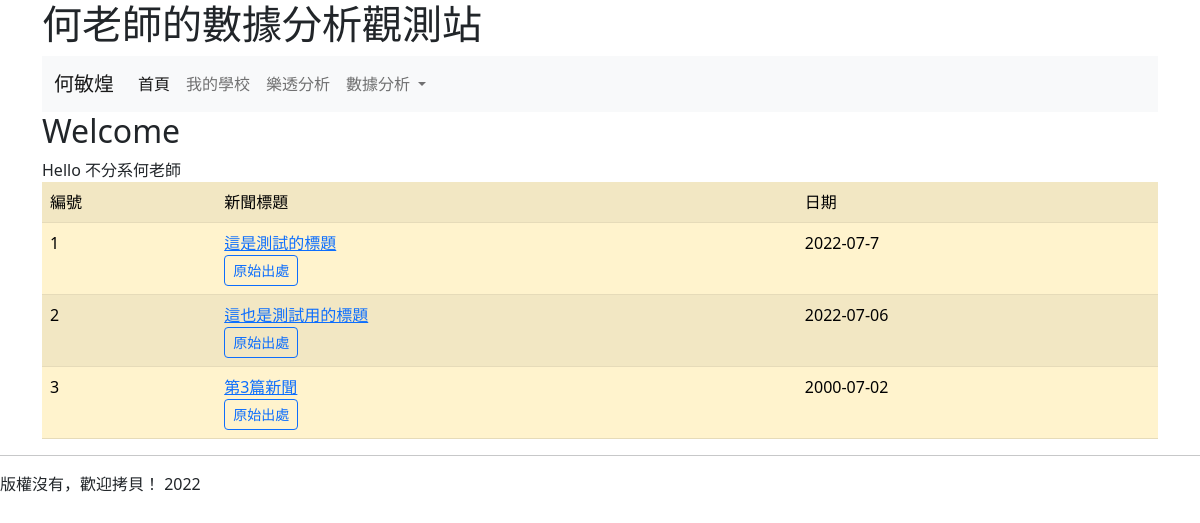
The page / on the database its author committed.
### mysite/models.py (models this page shows, shortened)
class News(models.Model):
    title = models.CharField(max_length=200)
    content = models.TextField()
    pdate = models.CharField(max_length=50)
    url = models.CharField(max_length=200)
    class Meta:
        ordering = ('-pdate',)

### mysite/views.py (the view)
# urls.py: path('', views.index),
def index(request):
    name = "不分系何老師"
    news = News.objects.all()
    return render(request, "index.html", locals())

### templates/index.html (shortened to what this page needs)
{% extends "base.html" %}
{% block headmessage %} <h2>Welcome</h2> {% endblock %}
{% block content %}
    Hello
    {% if name %}
    {{ name }}
    {% else %}
    陌生人
    {% endif %}
    <table class="table table-warning table-striped">
        <tr><td>編號</td><td>新聞標題</td><td>日期</td></tr>
    {% for item in news %}
        <tr>
            <td>{{ forloop.counter }}</td>
            <td>
                <a href="/show/{{ item.id }}/">{{item.title}}</a><br>
                <a class="btn btn-sm btn-outline-primary" href="{{item.url}}">原始出處</a>
            </td>
            <td>{{ item.pdate }}</td>
        </tr>
    {% endfor %}
    </table>
{% endblock %}

### rows shown on the page
News: title "這是測試的標題", pdate "2022-07-7"
News: title "這也是測試用的標題", pdate "2022-07-06"
News: title "第3篇新聞", pdate "2000-07-02"

### other values the page prints
{{ name }} "不分系何老師"
